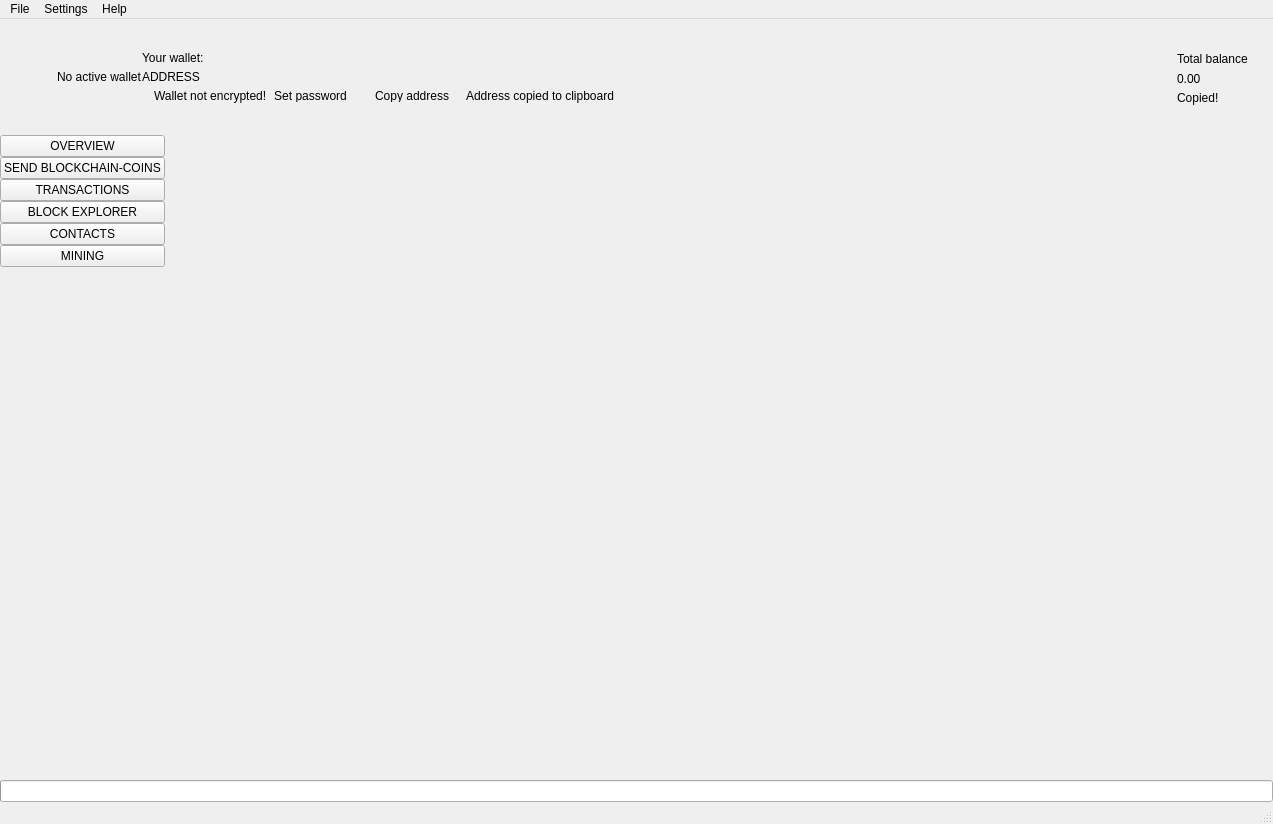
 <widget class="QMainWindow" name="MainWindow">
  <property name="geometry">
   <rect>
    <x>0</x>
    <y>0</y>
    <width>1273</width>
    <height>824</height>
   </rect>
  </property>
  <property name="sizePolicy">
   <sizepolicy hsizetype="Preferred" vsizetype="Preferred">
    <horstretch>0</horstretch>
    <verstretch>0</verstretch>
   </sizepolicy>
  </property>
  <property name="minimumSize">
   <size>
    <width>1260</width>
    <height>600</height>
   </size>
  </property>
  <property name="maximumSize">
   <size>
    <width>16777215</width>
    <height>16777215</height>
   </size>
  </property>
  <property name="windowTitle">
   <string>MainWindow</string>
  </property>
  <property name="windowIcon">
   <iconset>
    <normaloff>:/images/intensecoin</normaloff>:/images/intensecoin</iconset>
  </property>
  <widget class="QWidget" name="centralwidget">
   <layout class="QVBoxLayout" name="verticalLayout_2">
    <property name="spacing">
     <number>0</number>
    </property>
    <property name="leftMargin">
     <number>0</number>
    </property>
    <property name="topMargin">
     <number>0</number>
    </property>
    <property name="rightMargin">
     <number>0</number>
    </property>
    <property name="bottomMargin">
     <number>0</number>
    </property>
    <item>
     <widget class="QFrame" name="m_headerFrame">
      <property name="minimumSize">
       <size>
        <width>0</width>
        <height>116</height>
       </size>
      </property>
      <property name="maximumSize">
       <size>
        <width>16777215</width>
        <height>116</height>
       </size>
      </property>
      <property name="frameShape">
       <enum>QFrame::NoFrame</enum>
      </property>
      <property name="frameShadow">
       <enum>QFrame::Raised</enum>
      </property>
      <layout class="QHBoxLayout" name="horizontalLayout_3">
       <property name="spacing">
        <number>0</number>
       </property>
       <property name="leftMargin">
        <number>0</number>
       </property>
       <property name="topMargin">
        <number>0</number>
       </property>
       <property name="rightMargin">
        <number>25</number>
       </property>
       <property name="bottomMargin">
        <number>0</number>
       </property>
       <item>
        <spacer name="horizontalSpacer_2">
         <property name="orientation">
          <enum>Qt::Horizontal</enum>
         </property>
         <property name="sizeType">
          <enum>QSizePolicy::Fixed</enum>
         </property>
         <property name="sizeHint" stdset="0">
          <size>
           <width>30</width>
           <height>20</height>
          </size>
         </property>
        </spacer>
       </item>
       <item>
        <widget class="QLabel" name="m_logoLabel">
         <property name="text">
          <string/>
         </property>
        </widget>
       </item>
       <item>
        <spacer name="horizontalSpacer_5">
         <property name="orientation">
          <enum>Qt::Horizontal</enum>
         </property>
         <property name="sizeType">
          <enum>QSizePolicy::Fixed</enum>
         </property>
         <property name="sizeHint" stdset="0">
          <size>
           <width>20</width>
           <height>20</height>
          </size>
         </property>
        </spacer>
       </item>
       <item>
        <widget class="WalletGui::WalletSmallGrayTextLabel" name="m_noWalletLabel">
         <property name="text">
          <string>No active wallet</string>
         </property>
        </widget>
       </item>
       <item>
        <widget class="QFrame" name="m_walletFrame">
         <property name="frameShape">
          <enum>QFrame::NoFrame</enum>
         </property>
         <property name="frameShadow">
          <enum>QFrame::Raised</enum>
         </property>
         <layout class="QVBoxLayout" name="verticalLayout_3">
          <property name="spacing">
           <number>5</number>
          </property>
          <property name="leftMargin">
           <number>0</number>
          </property>
          <property name="topMargin">
           <number>0</number>
          </property>
          <property name="rightMargin">
           <number>0</number>
          </property>
          <property name="bottomMargin">
           <number>0</number>
          </property>
          <item>
           <spacer name="verticalSpacer_3">
            <property name="orientation">
             <enum>Qt::Vertical</enum>
            </property>
            <property name="sizeType">
             <enum>QSizePolicy::Minimum</enum>
            </property>
            <property name="sizeHint" stdset="0">
             <size>
              <width>20</width>
              <height>40</height>
             </size>
            </property>
           </spacer>
          </item>
          <item>
           <widget class="WalletGui::WalletSmallGrayTextLabel" name="m_walletLabel">
            <property name="text">
             <string>Your wallet:</string>
            </property>
            <property name="indent">
             <number>0</number>
            </property>
           </widget>
          </item>
          <item>
           <widget class="QLabel" name="m_addressLabel">
            <property name="sizePolicy">
             <sizepolicy hsizetype="Preferred" vsizetype="Preferred">
              <horstretch>0</horstretch>
              <verstretch>0</verstretch>
             </sizepolicy>
            </property>
            <property name="cursor">
             <cursorShape>PointingHandCursor</cursorShape>
            </property>
            <property name="toolTip">
             <string>Click to copy</string>
            </property>
            <property name="text">
             <string>ADDRESS</string>
            </property>
            <property name="indent">
             <number>0</number>
            </property>
           </widget>
          </item>
          <item>
           <layout class="QHBoxLayout" name="horizontalLayout_2">
            <property name="spacing">
             <number>0</number>
            </property>
            <item alignment="Qt::AlignTop">
             <widget class="QFrame" name="m_notEncryptedFrame">
              <property name="frameShape">
               <enum>QFrame::NoFrame</enum>
              </property>
              <property name="frameShadow">
               <enum>QFrame::Raised</enum>
              </property>
              <layout class="QHBoxLayout" name="horizontalLayout_4">
               <property name="spacing">
                <number>0</number>
               </property>
               <property name="leftMargin">
                <number>0</number>
               </property>
               <property name="topMargin">
                <number>0</number>
               </property>
               <property name="rightMargin">
                <number>0</number>
               </property>
               <property name="bottomMargin">
                <number>0</number>
               </property>
               <item alignment="Qt::AlignVCenter">
                <widget class="QLabel" name="m_notEncryptedIconLabel">
                 <property name="text">
                  <string/>
                 </property>
                 <property name="pixmap">
                  <pixmap resource="../../resources.qrc">:/icons/lock_open_gray</pixmap>
                 </property>
                 <property name="alignment">
                  <set>Qt::AlignLeading|Qt::AlignLeft|Qt::AlignVCenter</set>
                 </property>
                </widget>
               </item>
               <item>
                <spacer name="horizontalSpacer_11">
                 <property name="orientation">
                  <enum>Qt::Horizontal</enum>
                 </property>
                 <property name="sizeType">
                  <enum>QSizePolicy::Fixed</enum>
                 </property>
                 <property name="sizeHint" stdset="0">
                  <size>
                   <width>5</width>
                   <height>3</height>
                  </size>
                 </property>
                </spacer>
               </item>
               <item alignment="Qt::AlignVCenter">
                <widget class="WalletGui::WalletTinyGrayTextLabel" name="m_notEncryptedTextLabel">
                 <property name="text">
                  <string>Wallet not encrypted!</string>
                 </property>
                 <property name="alignment">
                  <set>Qt::AlignLeading|Qt::AlignLeft|Qt::AlignVCenter</set>
                 </property>
                </widget>
               </item>
               <item>
                <spacer name="horizontalSpacer_9">
                 <property name="orientation">
                  <enum>Qt::Horizontal</enum>
                 </property>
                 <property name="sizeType">
                  <enum>QSizePolicy::Fixed</enum>
                 </property>
                 <property name="sizeHint" stdset="0">
                  <size>
                   <width>3</width>
                   <height>3</height>
                  </size>
                 </property>
                </spacer>
               </item>
               <item alignment="Qt::AlignVCenter">
                <widget class="WalletGui::WalletTinyLinkLikeButton" name="m_encryptButton">
                 <property name="sizePolicy">
                  <sizepolicy hsizetype="Minimum" vsizetype="Minimum">
                   <horstretch>0</horstretch>
                   <verstretch>0</verstretch>
                  </sizepolicy>
                 </property>
                 <property name="minimumSize">
                  <size>
                   <width>0</width>
                   <height>3</height>
                  </size>
                 </property>
                 <property name="cursor">
                  <cursorShape>PointingHandCursor</cursorShape>
                 </property>
                 <property name="text">
                  <string>Set password</string>
                 </property>
                 <property name="flat">
                  <bool>true</bool>
                 </property>
                </widget>
               </item>
               <item>
                <spacer name="horizontalSpacer_10">
                 <property name="orientation">
                  <enum>Qt::Horizontal</enum>
                 </property>
                 <property name="sizeType">
                  <enum>QSizePolicy::Fixed</enum>
                 </property>
                 <property name="sizeHint" stdset="0">
                  <size>
                   <width>20</width>
                   <height>3</height>
                  </size>
                 </property>
                </spacer>
               </item>
              </layout>
             </widget>
            </item>
            <item alignment="Qt::AlignVCenter">
             <widget class="WalletGui::WalletTinyLinkLikeButton" name="m_copyAddressButton">
              <property name="sizePolicy">
               <sizepolicy hsizetype="Minimum" vsizetype="Minimum">
                <horstretch>0</horstretch>
                <verstretch>0</verstretch>
               </sizepolicy>
              </property>
              <property name="minimumSize">
               <size>
                <width>0</width>
                <height>3</height>
               </size>
              </property>
              <property name="cursor">
               <cursorShape>PointingHandCursor</cursorShape>
              </property>
              <property name="focusPolicy">
               <enum>Qt::NoFocus</enum>
              </property>
              <property name="autoFillBackground">
               <bool>true</bool>
              </property>
              <property name="text">
               <string>Copy address</string>
              </property>
              <property name="flat">
               <bool>true</bool>
              </property>
             </widget>
            </item>
            <item>
             <spacer name="horizontalSpacer_7">
              <property name="orientation">
               <enum>Qt::Horizontal</enum>
              </property>
              <property name="sizeType">
               <enum>QSizePolicy::Fixed</enum>
              </property>
              <property name="sizeHint" stdset="0">
               <size>
                <width>13</width>
                <height>3</height>
               </size>
              </property>
             </spacer>
            </item>
            <item alignment="Qt::AlignVCenter">
             <widget class="WalletGui::CopyMagicLabel" name="m_copyAddressLabel">
              <property name="text">
               <string>Address copied to clipboard</string>
              </property>
              <property name="alignment">
               <set>Qt::AlignLeading|Qt::AlignLeft|Qt::AlignVCenter</set>
              </property>
             </widget>
            </item>
            <item>
             <spacer name="horizontalSpacer">
              <property name="orientation">
               <enum>Qt::Horizontal</enum>
              </property>
              <property name="sizeHint" stdset="0">
               <size>
                <width>40</width>
                <height>3</height>
               </size>
              </property>
             </spacer>
            </item>
           </layout>
          </item>
          <item>
           <spacer name="verticalSpacer_2">
            <property name="orientation">
             <enum>Qt::Vertical</enum>
            </property>
            <property name="sizeType">
             <enum>QSizePolicy::Minimum</enum>
            </property>
            <property name="sizeHint" stdset="0">
             <size>
              <width>20</width>
              <height>40</height>
             </size>
            </property>
           </spacer>
          </item>
         </layout>
        </widget>
       </item>
       <item>
        <spacer name="horizontalSpacer_3">
         <property name="orientation">
          <enum>Qt::Horizontal</enum>
         </property>
         <property name="sizeType">
          <enum>QSizePolicy::Expanding</enum>
         </property>
         <property name="sizeHint" stdset="0">
          <size>
           <width>34</width>
           <height>20</height>
          </size>
         </property>
        </spacer>
       </item>
       <item>
        <spacer name="horizontalSpacer_8">
         <property name="orientation">
          <enum>Qt::Horizontal</enum>
         </property>
         <property name="sizeType">
          <enum>QSizePolicy::Fixed</enum>
         </property>
         <property name="sizeHint" stdset="0">
          <size>
           <width>34</width>
           <height>20</height>
          </size>
         </property>
        </spacer>
       </item>
       <item alignment="Qt::AlignRight|Qt::AlignVCenter">
        <widget class="QFrame" name="m_balanceFrame">
         <layout class="QGridLayout" name="gridLayout">
          <property name="leftMargin">
           <number>0</number>
          </property>
          <property name="topMargin">
           <number>30</number>
          </property>
          <property name="rightMargin">
           <number>0</number>
          </property>
          <property name="bottomMargin">
           <number>0</number>
          </property>
          <property name="verticalSpacing">
           <number>3</number>
          </property>
          <item row="0" column="2">
           <layout class="QVBoxLayout" name="verticalLayout_4">
            <item>
             <widget class="QLabel" name="m_balanceTextLabel">
              <property name="text">
               <string>Total balance</string>
              </property>
             </widget>
            </item>
            <item>
             <widget class="QLabel" name="m_balanceLabel">
              <property name="cursor">
               <cursorShape>PointingHandCursor</cursorShape>
              </property>
              <property name="toolTip">
               <string>Click to copy</string>
              </property>
              <property name="text">
               <string>0.00</string>
              </property>
             </widget>
            </item>
           </layout>
          </item>
          <item row="1" column="2">
           <widget class="WalletGui::CopyMagicLabel" name="m_balanceCopyLabel">
            <property name="text">
             <string>Copied!</string>
            </property>
           </widget>
          </item>
          <item row="0" column="1">
           <spacer name="horizontalSpacer_6">
            <property name="orientation">
             <enum>Qt::Horizontal</enum>
            </property>
            <property name="sizeType">
             <enum>QSizePolicy::Fixed</enum>
            </property>
            <property name="sizeHint" stdset="0">
             <size>
              <width>2</width>
              <height>39</height>
             </size>
            </property>
           </spacer>
          </item>
          <item row="2" column="2">
           <spacer name="verticalSpacer_5">
            <property name="orientation">
             <enum>Qt::Vertical</enum>
            </property>
            <property name="sizeType">
             <enum>QSizePolicy::Expanding</enum>
            </property>
            <property name="sizeHint" stdset="0">
             <size>
              <width>20</width>
              <height>50</height>
             </size>
            </property>
           </spacer>
          </item>
          <item row="0" column="0">
           <widget class="QLabel" name="m_balanceIconLabel">
            <property name="text">
             <string/>
            </property>
            <property name="pixmap">
             <pixmap resource="../../resources.qrc">:/icons/total_balance</pixmap>
            </property>
           </widget>
          </item>
         </layout>
        </widget>
       </item>
      </layout>
     </widget>
    </item>
    <item>
     <layout class="QHBoxLayout" name="horizontalLayout" stretch="0,0,0,0,0,0,0,0">
      <property name="spacing">
       <number>0</number>
      </property>
      <item>
       <widget class="QFrame" name="m_toolFrame">
        <property name="frameShape">
         <enum>QFrame::NoFrame</enum>
        </property>
        <property name="frameShadow">
         <enum>QFrame::Plain</enum>
        </property>
        <property name="lineWidth">
         <number>0</number>
        </property>
        <layout class="QVBoxLayout" name="verticalLayout">
         <property name="spacing">
          <number>0</number>
         </property>
         <property name="leftMargin">
          <number>0</number>
         </property>
         <property name="topMargin">
          <number>0</number>
         </property>
         <property name="rightMargin">
          <number>0</number>
         </property>
         <property name="bottomMargin">
          <number>0</number>
         </property>
         <item>
          <widget class="QPushButton" name="m_overviewButton">
           <property name="sizePolicy">
            <sizepolicy hsizetype="Minimum" vsizetype="Fixed">
             <horstretch>0</horstretch>
             <verstretch>0</verstretch>
            </sizepolicy>
           </property>
           <property name="focusPolicy">
            <enum>Qt::NoFocus</enum>
           </property>
           <property name="text">
            <string>OVERVIEW</string>
           </property>
           <property name="checkable">
            <bool>true</bool>
           </property>
           <attribute name="buttonGroup">
            <string notr="true">m_toolButtonGroup</string>
           </attribute>
          </widget>
         </item>
         <item>
          <widget class="QPushButton" name="m_sendButton">
           <property name="sizePolicy">
            <sizepolicy hsizetype="Minimum" vsizetype="Fixed">
             <horstretch>0</horstretch>
             <verstretch>0</verstretch>
            </sizepolicy>
           </property>
           <property name="focusPolicy">
            <enum>Qt::NoFocus</enum>
           </property>
           <property name="text">
            <string>SEND BLOCKCHAIN-COINS</string>
           </property>
           <property name="checkable">
            <bool>true</bool>
           </property>
           <attribute name="buttonGroup">
            <string notr="true">m_toolButtonGroup</string>
           </attribute>
          </widget>
         </item>
         <item>
          <widget class="QPushButton" name="m_transactionsButton">
           <property name="sizePolicy">
            <sizepolicy hsizetype="Minimum" vsizetype="Fixed">
             <horstretch>0</horstretch>
             <verstretch>0</verstretch>
            </sizepolicy>
           </property>
           <property name="focusPolicy">
            <enum>Qt::NoFocus</enum>
           </property>
           <property name="text">
            <string>TRANSACTIONS</string>
           </property>
           <property name="checkable">
            <bool>true</bool>
           </property>
           <attribute name="buttonGroup">
            <string notr="true">m_toolButtonGroup</string>
           </attribute>
          </widget>
         </item>
         <item>
          <widget class="QPushButton" name="m_blockExplorerButton">
           <property name="focusPolicy">
            <enum>Qt::NoFocus</enum>
           </property>
           <property name="text">
            <string>BLOCK EXPLORER</string>
           </property>
           <property name="checkable">
            <bool>true</bool>
           </property>
           <attribute name="buttonGroup">
            <string notr="true">m_toolButtonGroup</string>
           </attribute>
          </widget>
         </item>
         <item>
          <widget class="QPushButton" name="m_addressBookButton">
           <property name="sizePolicy">
            <sizepolicy hsizetype="Minimum" vsizetype="Fixed">
             <horstretch>0</horstretch>
             <verstretch>0</verstretch>
            </sizepolicy>
           </property>
           <property name="focusPolicy">
            <enum>Qt::NoFocus</enum>
           </property>
           <property name="text">
            <string>CONTACTS</string>
           </property>
           <property name="checkable">
            <bool>true</bool>
           </property>
           <attribute name="buttonGroup">
            <string notr="true">m_toolButtonGroup</string>
           </attribute>
          </widget>
         </item>
         <item>
          <widget class="QPushButton" name="m_miningButton">
           <property name="focusPolicy">
            <enum>Qt::NoFocus</enum>
           </property>
           <property name="text">
            <string>MINING</string>
           </property>
           <property name="checkable">
            <bool>true</bool>
           </property>
           <attribute name="buttonGroup">
            <string notr="true">m_toolButtonGroup</string>
           </attribute>
          </widget>
         </item>
         <item>
          <spacer name="verticalSpacer">
           <property name="orientation">
            <enum>Qt::Vertical</enum>
           </property>
           <property name="sizeHint" stdset="0">
            <size>
             <width>20</width>
             <height>40</height>
            </size>
           </property>
          </spacer>
         </item>
        </layout>
       </widget>
      </item>
      <item>
       <widget class="WalletGui::OverviewFrame" name="m_overviewFrame">
        <property name="frameShape">
         <enum>QFrame::NoFrame</enum>
        </property>
        <property name="frameShadow">
         <enum>QFrame::Raised</enum>
        </property>
       </widget>
      </item>
      <item>
       <widget class="WalletGui::SendFrame" name="m_sendFrame">
        <property name="frameShape">
         <enum>QFrame::NoFrame</enum>
        </property>
        <property name="frameShadow">
         <enum>QFrame::Raised</enum>
        </property>
       </widget>
      </item>
      <item>
       <widget class="WalletGui::TransactionsFrame" name="m_transactionsFrame">
        <property name="frameShape">
         <enum>QFrame::NoFrame</enum>
        </property>
        <property name="frameShadow">
         <enum>QFrame::Raised</enum>
        </property>
       </widget>
      </item>
      <item>
       <widget class="WalletGui::AddressBookFrame" name="m_addressBookFrame">
        <property name="frameShape">
         <enum>QFrame::NoFrame</enum>
        </property>
        <property name="frameShadow">
         <enum>QFrame::Raised</enum>
        </property>
       </widget>
      </item>
      <item>
       <widget class="WalletGui::NoWalletFrame" name="m_noWalletFrame">
        <property name="frameShape">
         <enum>QFrame::NoFrame</enum>
        </property>
        <property name="frameShadow">
         <enum>QFrame::Raised</enum>
        </property>
       </widget>
      </item>
      <item>
       <widget class="WalletGui::BlockExplorerFrame" name="m_blockExplorerFrame">
        <property name="frameShape">
         <enum>QFrame::NoFrame</enum>
        </property>
        <property name="frameShadow">
         <enum>QFrame::Raised</enum>
        </property>
       </widget>
      </item>
      <item>
       <widget class="WalletGui::MiningFrame" name="m_miningFrame">
        <property name="frameShape">
         <enum>QFrame::NoFrame</enum>
        </property>
        <property name="frameShadow">
         <enum>QFrame::Raised</enum>
        </property>
       </widget>
      </item>
     </layout>
    </item>
    <item>
     <widget class="QProgressBar" name="m_syncProgress">
      <property name="maximum">
       <number>100</number>
      </property>
      <property name="value">
       <number>0</number>
      </property>
      <property name="textVisible">
       <bool>false</bool>
      </property>
     </widget>
    </item>
   </layout>
  </widget>
  <widget class="QMenuBar" name="menubar">
   <property name="geometry">
    <rect>
     <x>0</x>
     <y>0</y>
     <width>1273</width>
     <height>21</height>
    </rect>
   </property>
   <widget class="QMenu" name="menuFile">
    <property name="title">
     <string>File</string>
    </property>
    <addaction name="m_createWalletAction"/>
    <addaction name="m_openWalletAction"/>
    <addaction name="m_recentWalletsAction"/>
    <addaction name="m_backupWalletAction"/>
    <addaction name="m_saveKeysAction"/>
    <addaction name="m_resetAction"/>
    <addaction name="m_importKeyAction"/>
    <addaction name="m_exportKeyAction"/>
    <addaction name="m_exportTrackingKeyAction"/>
    <addaction name="m_exitAction"/>
   </widget>
   <widget class="QMenu" name="menuSettings">
    <property name="title">
     <string>Settings</string>
    </property>
    <widget class="QMenu" name="menuThemes">
     <property name="title">
      <string>Themes</string>
     </property>
    </widget>
    <addaction name="m_encryptWalletAction"/>
    <addaction name="m_changePasswordAction"/>
    <addaction name="m_removePendingTxAction"/>
    <addaction name="separator"/>
    <addaction name="m_autostartAction"/>
    <addaction name="m_minimizeToTrayAction"/>
    <addaction name="m_closeToTrayAction"/>
    <addaction name="separator"/>
    <addaction name="m_preferencesAction"/>
    <addaction name="menuThemes"/>
   </widget>
   <widget class="QMenu" name="menuHelp">
    <property name="title">
     <string>Help</string>
    </property>
    <addaction name="m_communityForumAction"/>
    <addaction name="m_reportIssueAction"/>
    <addaction name="m_aboutIntensecoinAction"/>
    <addaction name="m_aboutQtAction"/>
   </widget>
   <addaction name="menuFile"/>
   <addaction name="menuSettings"/>
   <addaction name="menuHelp"/>
  </widget>
  <widget class="WalletGui::WalletStatusBar" name="statusBar"/>
  <action name="m_exitAction">
   <property name="checkable">
    <bool>false</bool>
   </property>
   <property name="enabled">
    <bool>true</bool>
   </property>
   <property name="text">
    <string>Exit</string>
   </property>
   <property name="shortcut">
    <string>Ctrl+Q</string>
   </property>
  </action>
  <action name="m_createWalletAction">
   <property name="enabled">
    <bool>true</bool>
   </property>
   <property name="text">
    <string>Create wallet</string>
   </property>
  </action>
  <action name="m_openWalletAction">
   <property name="enabled">
    <bool>true</bool>
   </property>
   <property name="text">
    <string>Open wallet</string>
   </property>
  </action>
  <action name="m_encryptWalletAction">
   <property name="enabled">
    <bool>true</bool>
   </property>
   <property name="text">
    <string>Encrypt wallet</string>
   </property>
  </action>
  <action name="m_changePasswordAction">
   <property name="enabled">
    <bool>true</bool>
   </property>
   <property name="text">
    <string>Change password</string>
   </property>
   <property name="toolTip">
    <string>Change password</string>
   </property>
  </action>
  <action name="m_aboutIntensecoinAction">
   <property name="enabled">
    <bool>true</bool>
   </property>
   <property name="text">
    <string>About Intensecoin</string>
   </property>
  </action>
  <action name="m_aboutQtAction">
   <property name="enabled">
    <bool>true</bool>
   </property>
   <property name="text">
    <string>About Qt</string>
   </property>
  </action>
  <action name="m_backupWalletAction">
   <property name="enabled">
    <bool>true</bool>
   </property>
   <property name="text">
    <string>Backup wallet</string>
   </property>
  </action>
  <action name="m_autostartAction">
   <property name="checkable">
    <bool>true</bool>
   </property>
   <property name="text">
    <string>Start on system login</string>
   </property>
  </action>
  <action name="m_minimizeToTrayAction">
   <property name="checkable">
    <bool>true</bool>
   </property>
   <property name="text">
    <string>Minimize to tray</string>
   </property>
  </action>
  <action name="m_closeToTrayAction">
   <property name="checkable">
    <bool>true</bool>
   </property>
   <property name="text">
    <string>Close to tray</string>
   </property>
  </action>
  <action name="m_preferencesAction">
   <property name="text">
    <string>Preferences</string>
   </property>
  </action>
  <action name="m_recentWalletsAction">
   <property name="text">
    <string>Recent wallets</string>
   </property>
  </action>
  <action name="m_exportTrackingKeyAction">
   <property name="text">
    <string>Export tracking key</string>
   </property>
   <property name="toolTip">
    <string>Export tracking key</string>
   </property>
  </action>
  <action name="m_importKeyAction">
   <property name="text">
    <string>Import key</string>
   </property>
   <property name="toolTip">
    <string>Import key</string>
   </property>
  </action>
  <action name="m_communityForumAction">
   <property name="text">
    <string>Join us on Telegram</string>
   </property>
  </action>
  <action name="m_reportIssueAction">
   <property name="text">
    <string>BlockChain-Coin.net official website</string>
   </property>
  </action>
  <action name="m_resetAction">
   <property name="text">
    <string>Reset wallet</string>
   </property>
  </action>
  <action name="m_saveKeysAction">
   <property name="text">
    <string>Save wallet keys</string>
   </property>
  </action>
  <action name="m_exportKeyAction">
   <property name="text">
    <string>Export key</string>
   </property>
   <property name="toolTip">
    <string>Export key</string>
   </property>
  </action>
  <action name="m_removePendingTxAction">
   <property name="checkable">
    <bool>false</bool>
   </property>
   <property name="text">
    <string>Remove pending TXs</string>
   </property>
  </action>
 </widget>
